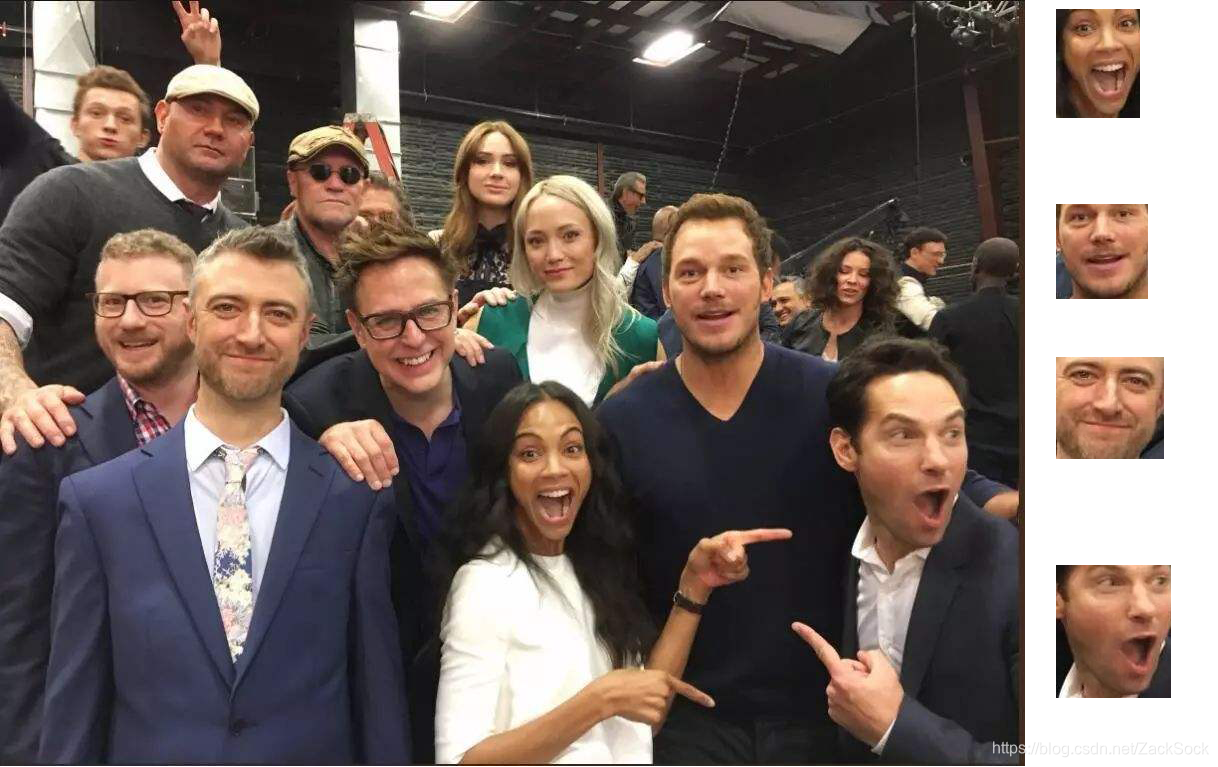
#> input picture face_scope/src/face_detection/static/img_1.png, 1218 x 767 px
$ python detector.py
#> lines starting #> are read from the running program, lines starting #| are printed output that depends on the picture; after the words box and inside, x2 and y2 are one past the last pixel; in counts of white or black regions, pixels touching at a corner belong together
import cv2

# 加载Haar级联人脸检测分类器
face_cascade = cv2.CascadeClassifier(cv2.data.haarcascades + 'haarcascade_frontalface_default.xml')

# 读取图像
img = cv2.imread("./static/img_1.png")
#> img is the input picture: shape (767, 1218, 3); mean B, G, R 96.5, 102.1, 116.2

# 将图像转换为灰度图，以提高检测速度和效率
gray = cv2.cvtColor(img, cv2.COLOR_BGR2GRAY)
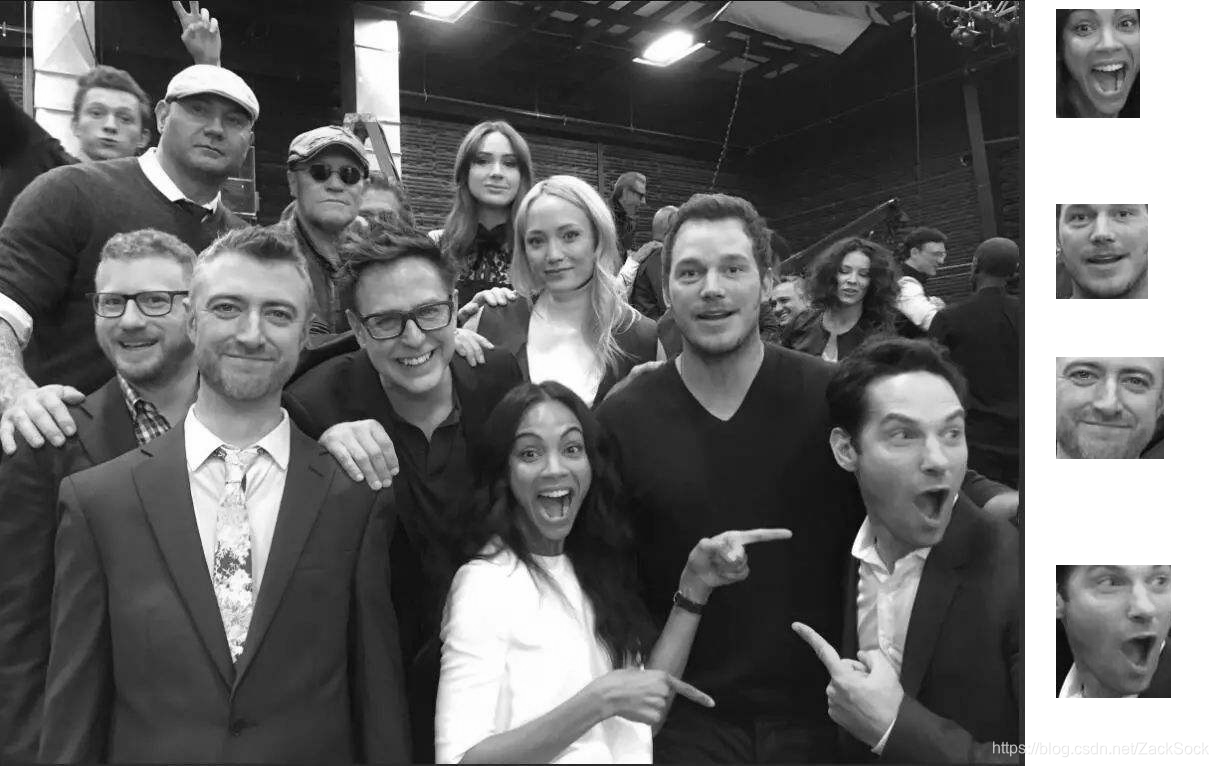
#> gray: shape (767, 1218); min 0, max 255, mean 105.7

# 检测图像中的人脸
faces = face_cascade.detectMultiScale(gray, 1.1, 4)
#> faces = 19 rows, first 6: [829, 253, 50, 50], [207, 567, 54, 54], [1082, 52, 60, 60], [463, 137, 67, 67], [71, 83, 79, 79], [301, 149, 68, 68]

# 为每个检测到的人脸绘制矩形框
for (x, y, w, h) in faces:
    cv2.rectangle(img, (x, y), (x+w, y+h), (255, 0, 0), 2)
#> this loop made 19 passes
#> (x, y, w, h) on passes 1 to 12: (829, 253, 50, 50), (207, 567, 54, 54), (1082, 52, 60, 60), (463, 137, 67, 67), (71, 83, 79, 79), (301, 149, 68, 68), (509, 205, 90, 90), (1079, 539, 116, 116), (1046, 171, 112, 112), (498, 410, 107, 107), (22, 37, 106, 106), (152, 64, 123, 123)
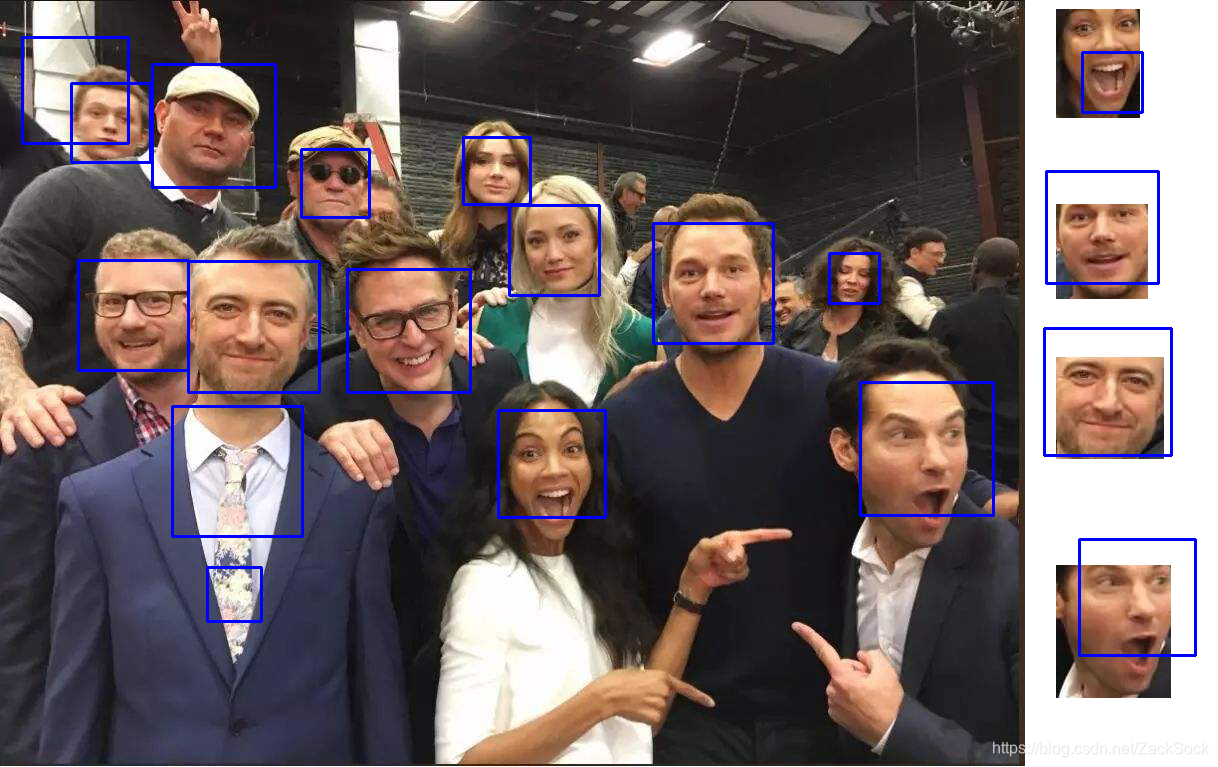
#> img: shape (767, 1218, 3); 2.39% of pixels changed, all inside (x1, y1, x2, y2) = (21, 36, 1197, 657)

# 显示结果图像
cv2.imshow('img', img)
cv2.waitKey()

# 关闭窗口
cv2.destroyAllWindows()

$ run again, with face_scope/src/face_detection/static/img_2.png copied over face_scope/src/face_detection/static/img_1.png
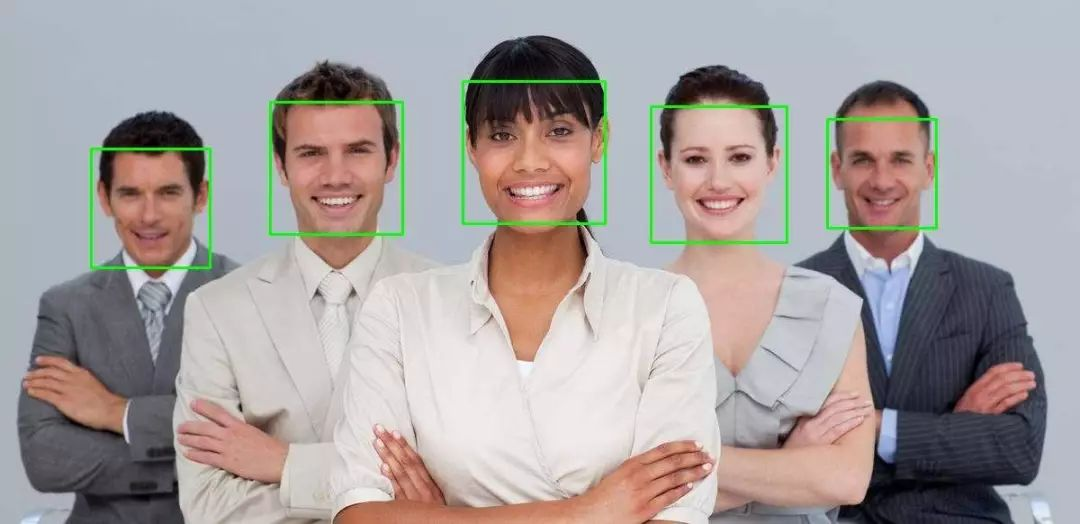
#> input picture face_scope/src/face_detection/static/img_2.png, 1080 x 524 px
#> img is the input picture: shape (524, 1080, 3); mean B, G, R 159.1, 159.9, 166.5
#> `gray = cv2.cvtColor(img, cv2.COLOR_BGR2GRAY)`:
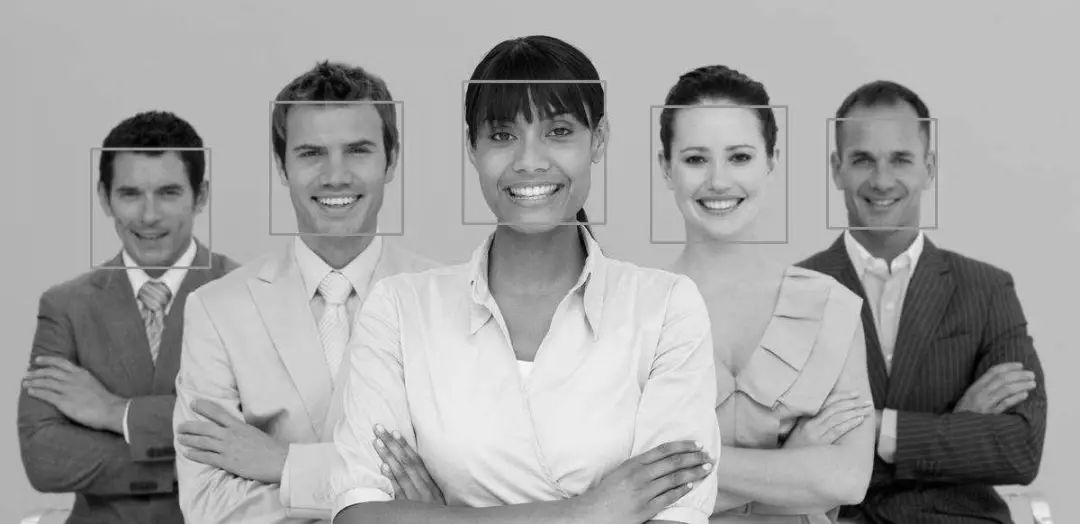
#> gray: shape (524, 1080); min 1, max 251, mean 161.7
#> faces = [[827, 118, 110, 110], [94, 151, 112, 112], [270, 102, 131, 131], [653, 108, 131, 131], [456, 75, 156, 156]]
#> the loop `for (x, y, w, h) in faces:` made 5 passes
#> after the loop `for (x, y, w, h) in faces:`:
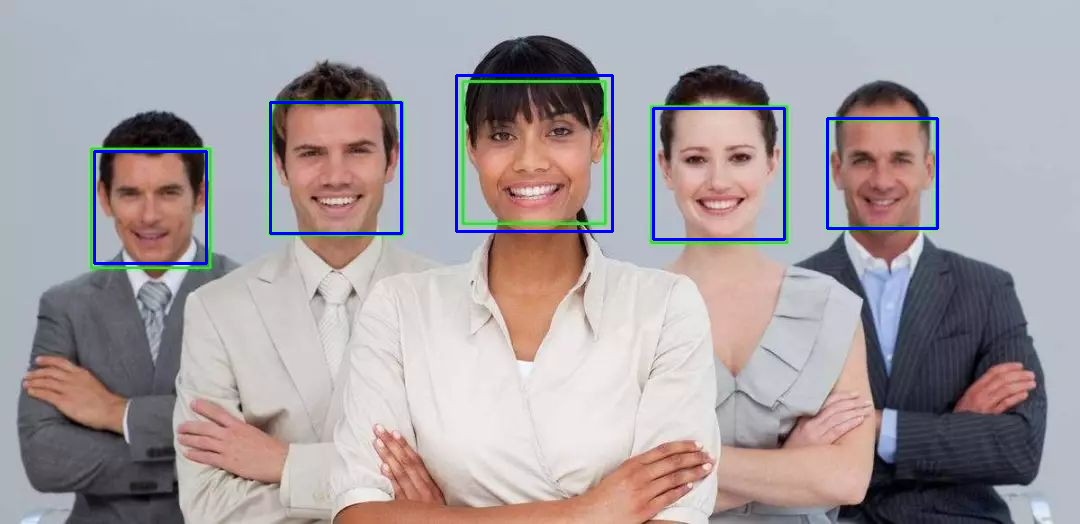
#> img: shape (524, 1080, 3); 1.35% of pixels changed, all inside (x1, y1, x2, y2) = (93, 74, 939, 265)

$ run again, with face_scope/src/face_detection/static/img_3.png copied over face_scope/src/face_detection/static/img_1.png
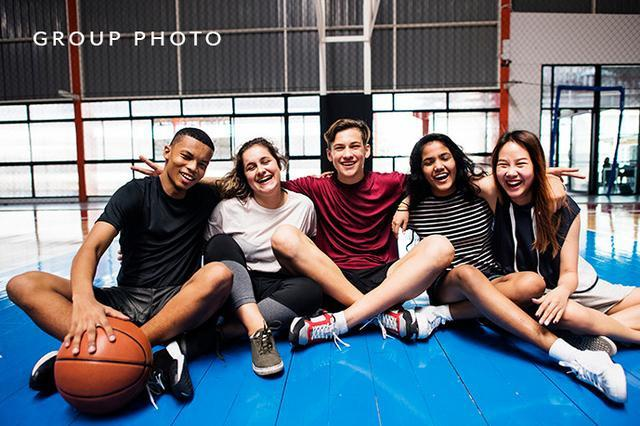
#> input picture face_scope/src/face_detection/static/img_3.png, 640 x 426 px
#> img is the input picture: shape (426, 640, 3); mean B, G, R 123, 113.2, 106.2
#> `gray = cv2.cvtColor(img, cv2.COLOR_BGR2GRAY)`:
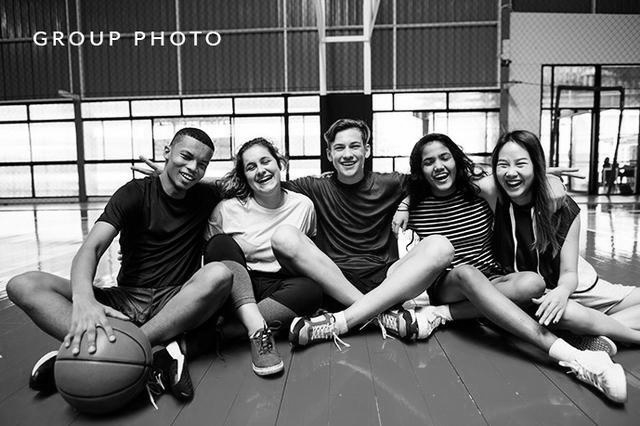
#> gray: shape (426, 640); min 0, max 255, mean 112.2
#> faces = [[323, 127, 49, 49], [414, 141, 48, 48], [489, 144, 51, 51], [237, 145, 46, 46]]
#> the loop `for (x, y, w, h) in faces:` made 4 passes
#> after the loop `for (x, y, w, h) in faces:`:
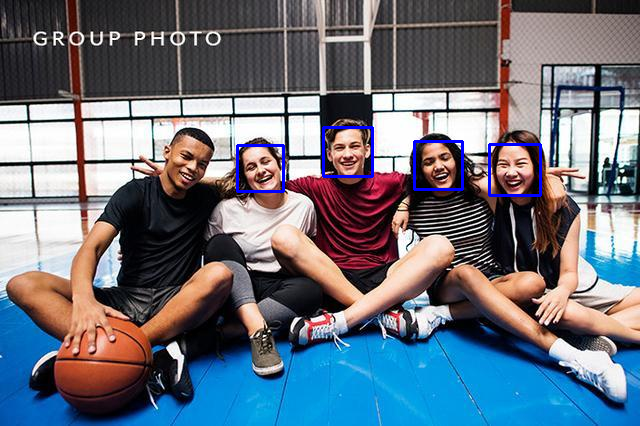
#> img: shape (426, 640, 3); 0.85% of pixels changed, all inside (x1, y1, x2, y2) = (236, 126, 542, 197)

$ run again, with face_scope/src/face_detection/static/img_4.png copied over face_scope/src/face_detection/static/img_1.png
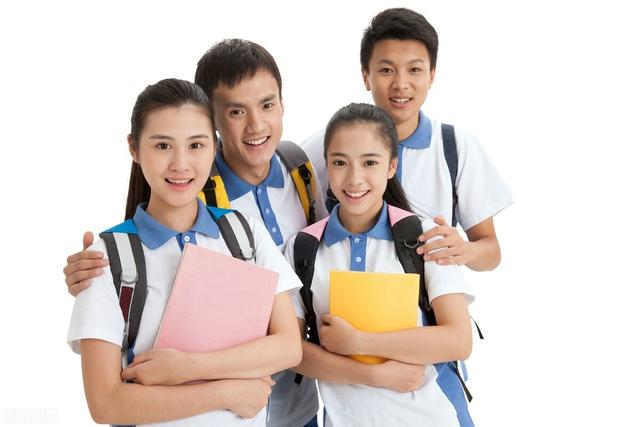
#> input picture face_scope/src/face_detection/static/img_4.png, 640 x 427 px
#> img is the input picture: shape (427, 640, 3); mean B, G, R 200.9, 206, 217.1
#> `gray = cv2.cvtColor(img, cv2.COLOR_BGR2GRAY)`:
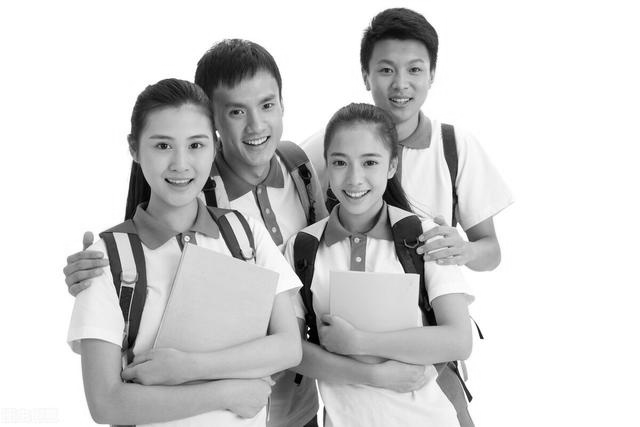
#> gray: shape (427, 640); min 0, max 255, mean 208.8
#> faces = [[363, 40, 76, 76], [213, 77, 81, 81], [316, 132, 80, 80], [134, 110, 91, 91]]
#> the loop `for (x, y, w, h) in faces:` made 4 passes
#> after the loop `for (x, y, w, h) in faces:`:
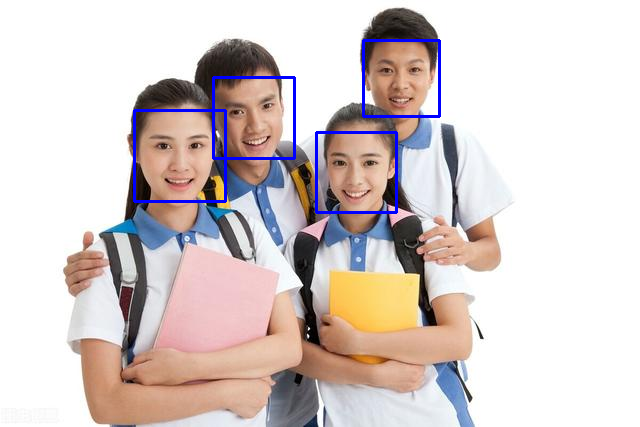
#> img: shape (427, 640, 3); 1.43% of pixels changed, all inside (x1, y1, x2, y2) = (133, 39, 441, 214)
